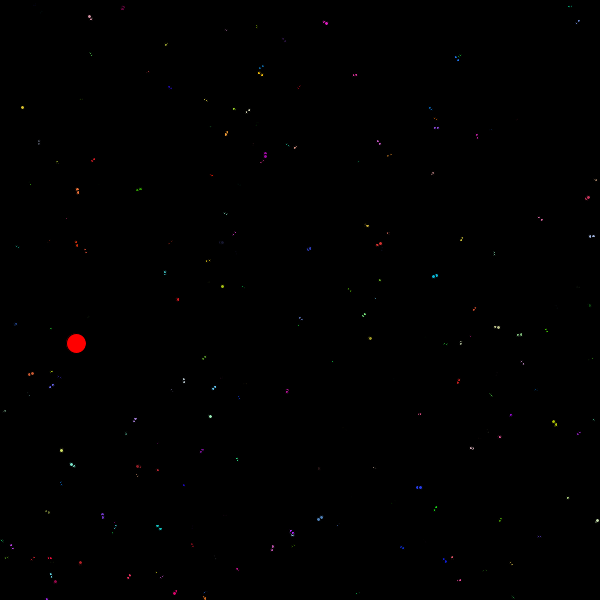
Frame 1 (no input)
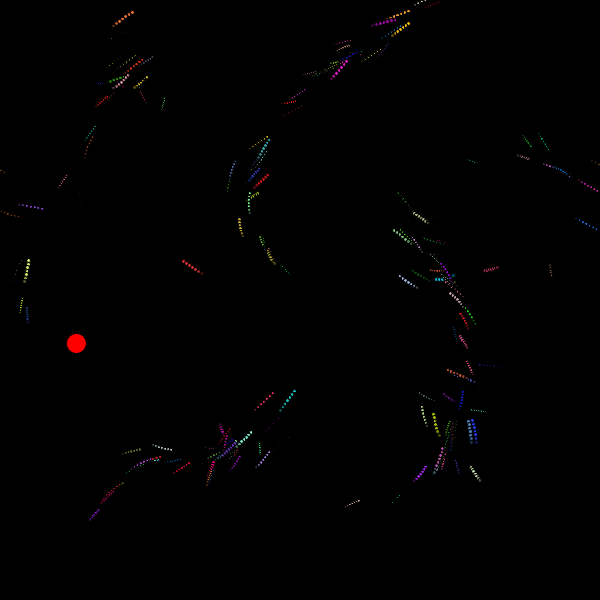
Frame 60 (the mouse pressed at the canvas centre just before this capture)
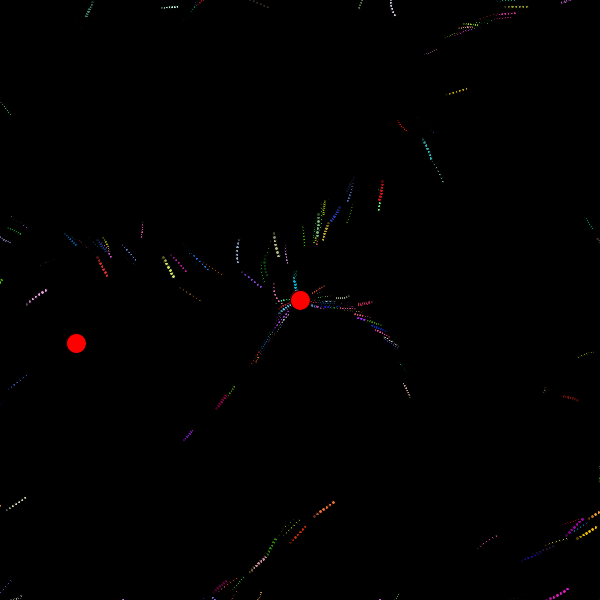
Frame 120 (the mouse held since frame 60 and released just before this capture)

The Processing sketch that drew these frames (run headless with seeded random() and noise(); from frame 60 on, the mouse is pressed at the canvas centre):

// Processing sketch: GravityFlock
// ── GravityFlock.pde
/* OpenProcessing Tweak of *@*http://www.openprocessing.org/sketch/1004*@* */
/* !do not delete the line above, required for linking your tweak if you upload again */
/**
 * GravityFlock
 *
 *
 * by Colin Mitchell <a href="http://muffinlabs.com/">muffinlabs.com</a>
 *
 * <p>Boid Flocking code with the addition of a 'black hole' which sucks boids in
 * if they get too close.  For every Boid that dies, a new one is generated.</p>
 *
 * <p>Add additional black holes by clicking on the applet.  You need to reload
 * to start anew.</p>
 *
 * <p>based on code from Daniel Shiffman <http://www.shiffman.net></p>
 */

int BOID_COUNT = 200;

ParticleGroup flock;
ParticleGroup black_holes;
ParticleSystem physics;

void setup() {
  size(600, 600);
  background(0);
  colorMode(RGB,255,255,255,100);

  physics = new ParticleSystem();
  flock = new ParticleGroup(physics);
  black_holes = new ParticleGroup(physics);

  physics.add(flock);
  physics.add(black_holes);

  // Add an initial set of boids into the system
  for (int i = 0; i < BOID_COUNT; i++) {
    PVector v = new PVector( random(0, width), random(0, height));
    addBoid(v);
  }

  for (int i = 0; i < 1; i++) {
    PVector v = new PVector( random(0, width), random(0, height), 0);
    addBlackHole(v);
  }

  smooth();
  frameRate(30);
} // setup

void draw() {
  // comment this out to keep old points on the screen
  background(0);

  // keep track of how many particles we need to add
  int count = 0;
  for (Iterator<Particle> iter = flock.getParticles().iterator(); iter.hasNext();) {
    Particle p = iter.next();
    if ( p.dead() ) {
      iter.remove();
      count++;
    }
  }

  for (int i = 0; i < count; i++) {
    PVector v;

    int wall = int(random(0,4));
    float px, py;
    switch (wall) {
    case 0:
      px = 0;
      py = random(0, height);
      break;
    case 1:
      px = width;
      py = random(0, height);
      break;
    case 2:
      px = random(0, width);
      py = height;
      break;
    default: 
      px = random(0, width);
      py = 0;
    }

    v = new PVector( px, py);
    addBoid(v);
  }

  physics.run();
} // draw

// Add a new black hole into the System
void mousePressed() {
  addBlackHole(new PVector(mouseX, mouseY, 0));
}

void addBoid(PVector v) {
  Boid b = new Boid(this, v, random(Boid.MIN_VELOCITY, Boid.MAX_VELOCITY), random(Boid.MIN_FORCE, Boid.MAX_FORCE));
  flock.add(b);
}

void addBlackHole(PVector v) {
  BlackHole bh = new BlackHole(physics, this, v, random(0.5f, 1.5f));
  black_holes.add(bh);
}
// ── BlackHole.pde
class BlackHole extends Particle {

  GravityFlock parent;
  public static final float G = 100.0f;
  public static final float TRAPPED_DISTANCE = 5.0f;
  public static final float MAX_GRAV_DISTANCE = 200.0f;
  public static final int MAX_AGE = 10000;

  private int birth = 0;
  private float _strength = 0.6f; 

  public BlackHole(ParticleSystem ps, GravityFlock p, PVector l) {
    this(ps, p, l, 1.0f);
  }

  public BlackHole(ParticleSystem ps, GravityFlock p, PVector l, float strength_mod) {
    super(ps, new PVector(), new PVector(), l);
    _strength = strength_mod;
    parent = p;
    birth = parent.millis();
  }

  void applyForceTo(Particle p) {
    if ( this != p ) {
      // calculate direction of force
      PVector dir = PVector.sub(p.loc, loc);

      // distance between objects
      float d = dir.mag();

      if ( d <= MAX_GRAV_DISTANCE ) {
        d = PApplet.constrain(dir.mag(), 0.1f, 100.0f);

        // normalize vector (distance doesn't matter here, we just want this vector for direction)
        dir.normalize();

        // calculate gravitational force magnitude
        float force = strength() * (G * getMass() * p.getMass()) / (d * d);

        // get force vector --> magnitude * direction
        dir.mult(force);

        p.acc.sub(dir);			  
      }
    }
  }

  public int age() {
    return parent.millis() - birth;
  }

  public float strength() {
    return _strength;
  }

  float getMass() {
    return 2.0f;
  }

  void run() {
    Iterator it = parent.black_holes.getParticles().iterator();  
    while (it.hasNext()) {
      Particle hole = (Particle)it.next();  

      Iterator boids = parent.flock.getParticles().iterator();  
      while (boids.hasNext()) {
        Particle boid = (Particle)boids.next();
        ((BlackHole)hole).applyForceTo(boid);
      }

    }
    render();
  }

  void render() {
    parent.fill(255 * strength(), 0, 0);
    //    parent.stroke(255 * strength() );
    parent.ellipse(loc.x,loc.y, 20, 20);
  }
}


// ── Boid.pde
import java.util.*;

class Boid extends Particle {

  private GravityFlock parent;

  /**
   * 	 * radius
   	 */
  private float r;

  /**
   * 	 * Maximum steering force
   	 */
  private float maxforce; 

  private float colorR;
  private float colorG;
  private float colorB;

  public static final float MIN_VELOCITY = 2.0f;
  public static final float MAX_VELOCITY = 4.0f;

  public static final float MIN_FORCE = 0.15f;
  public static final float MAX_FORCE = 0.25f;

  public static final float DESIRED_SEPARATION = 50.0f;
  public static final float MAX_NEIGHBOR_DISTANCE = 75.0f;

  public static final float DEAD_DISTANCE = 4.0f;
  public static final int MAX_TRAIL_LENGTH = 7;

  LinkedList trail;

  public Boid(GravityFlock p, PVector l) {
    this(p, l, MAX_VELOCITY, MAX_FORCE);
  }

  public Boid(GravityFlock p, PVector l, float ms, float mf) {
    super(p.physics, new PVector(), new PVector(p.random(-1 * ms, ms), p.random(-1 * ms, ms)), l);
    parent = p;

    //r = 2.0f;
    r = p.random(1, 4);
    colorR = p.random(1, 255);
    colorG = p.random(1, 255);
    colorB = p.random(1, 255);

    setMaxSpeed(ms);
    maxforce = mf;

    trail = new LinkedList();
  }

  void run() {
    if ( MAX_TRAIL_LENGTH > 0 ) {
      trail.add(new PVector(loc.x, loc.y, loc.y));
      if ( trail.size() >= MAX_TRAIL_LENGTH ) {
        trail.remove();
      }
    }

    flock(parent.flock.getParticles());
    update();
    borders();
    render();
  }

  // We accumulate a new acceleration each time based on three rules
  void flock(ArrayList boids) {
    PVector sep = separate(boids);   // Separation
    PVector ali = align(boids);      // Alignment
    PVector coh = cohesion(boids);   // Cohesion

    // Arbitrarily weight these forces
    //    sep.mult(2.0f);
    //    	ali.mult(1.0f);
    //    coh.mult(1.0f);

    // Add the force vectors to acceleration
    acc.add(sep);
    acc.add(ali);
    acc.add(coh);
  }


  /**
   * A method that calculates a steering vector towards a target
   * @param target
   * @param slowdown if true, slows down as it approaches the target
   */
  PVector steer(PVector target) {
    PVector steer;  // The steering vector
    PVector desired = PVector.sub(target,loc);  // A vector pointing from the location to the target
    float d = desired.mag(); // Distance from the target is the magnitude of the vector

    // If the distance is greater than 0, calculate steering (otherwise return zero vector)
    if (d > 0) {
      // Normalize desired
      desired.normalize();
      desired.mult( getMaxSpeed() );

      // Steering = Desired minus Velocity
      steer = PVector.sub(desired, vel);
      steer.limit(maxforce);  // Limit to maximum steering force
    } 
    else {
      steer = new PVector(0,0);
    }
    return steer;
  }

  /**
   * draw the boid - Draw a triangle rotated in the direction of velocity
   */
  void render() {
    parent.fill(colorR, colorG, colorB);
    //    parent.stroke(colorR, colorG, colorB);
    parent.ellipse(loc.x,loc.y, r, r);

    if ( MAX_TRAIL_LENGTH > 0 ) {
      float x = 255;
      for (ListIterator iter = trail.listIterator(trail.size()); iter.hasPrevious();) {
        PVector v = (PVector)iter.previous();
        x -= (255/MAX_TRAIL_LENGTH);
        parent.fill(colorR, colorG, colorB, x);
        parent.ellipse(v.x,v.y, r, r);
      }
    }
  }

  /**
   * shift object around if it has hit a border
   */
  void borders() {
    if (loc.x < -r) loc.x = parent.width + r;
    if (loc.y < -r) loc.y = parent.height + r;
    if (loc.x > parent.width + r) loc.x = -r;
    if (loc.y > parent.height + r) loc.y = -r;
  }


  /**
   * Method checks for nearby boids and steers away
   * @param boids
   * @return
   */
  PVector separate (ArrayList boids) {
    PVector sum = new PVector(0,0,0);
    int count = 0;

    Iterator it = boids.iterator();  
    while (it.hasNext()) {
      Particle other = (Particle)it.next();  

      float d = PVector.dist(loc, other.loc);

      // If the distance is greater than 0 and less than an arbitrary amount (0 when you are yourself)
      if ( d > 0  && d < DESIRED_SEPARATION ) {
        // Calculate vector pointing away from neighbor
        PVector diff = PVector.sub(loc, other.loc);
        diff.normalize();
        diff.div(d);        // Weight by distance
        sum.add(diff);
        count++;            // Keep track of how many
      }
    }
    // Average -- divide by how many
    if (count > 0) {
      sum.div(count);
    }
    return sum;
  }

  /**
   * For every nearby boid in the system, calculate the average velocity
   * @param boids
   * @return
   */
  PVector align (ArrayList boids) {

    PVector sum = new PVector(0,0,0);
    int count = 0;

    Iterator it = boids.iterator();  
    while (it.hasNext()) {
      Particle other = (Particle)it.next();  

      float d = PVector.dist(loc,other.loc);
      if (d < MAX_NEIGHBOR_DISTANCE) {
        sum.add(other.vel);
        count++;
      }
    }
    if (count > 0) {
      sum.div(count);
      sum.limit(maxforce);
    }
    return sum;
  }

  /**
   * For the average location (i.e. center) of all nearby boids, calculate steering vector towards that location
   * @param boids
   * @return
   */
  PVector cohesion (ArrayList boids) {
    PVector sum = new PVector(0,0,0);   // Start with empty vector to accumulate all locations
    int count = 0;

    Iterator it = boids.iterator();  
    while (it.hasNext()) {
      Particle other = (Particle)it.next();  

      float d = PVector.dist(loc,other.loc);
      if ( d < MAX_NEIGHBOR_DISTANCE ) {
        sum.add(other.loc); // Add location
        count++;
      }
    }
    if (count > 0) {
      sum.div(count);
      return steer(sum);  // Steer towards the location
    }
    return sum;
  }

  public boolean dead() {
    Iterator it = parent.black_holes.getParticles().iterator();  
    while (it.hasNext()) {
      Particle p = (Particle)it.next();  
      float d = PVector.dist(loc, p.loc);

      if ( d <= DEAD_DISTANCE ) {
        return true;
      }
    }
    return false;
  }
}


// ── Particle.pde
class Particle {
  PVector loc;
  PVector vel;
  PVector acc;
  ParticleSystem parent;

  private float maxspeed = 0f;
  public boolean resetAcceleration = true;
  private boolean _dead = false;

  Particle(ParticleSystem p, PVector a, PVector v, PVector l) {
    parent = p;
    acc = a.get();
    vel = v.get();
    loc = l.get();
  }

  float getMass() {
    return 1.0f;
  }

  void setMaxSpeed(float s) {
    maxspeed = s;	  
  }

  float getMaxSpeed() {
    return maxspeed;	  
  }

  void run() {
    update();
    render();
  }

  // Method to update location
  void update() {
    vel.add(acc);

    // Limit speed
    if ( maxspeed > 0 ) {
      vel.limit(maxspeed);
    }

    loc.add(vel);

    // Reset acceleration to 0 each cycle
    if ( resetAcceleration ) {
      acc.set(0,0,0);
    }
  }

  // Method to display
  void render() {

  }


  public boolean dead() {
    return _dead;
  }
}


// ── ParticleGroup.pde

class ParticleGroup {

  private ArrayList particles;

  public ParticleGroup(ParticleSystem p) {
    particles = new ArrayList();
  }

  public void add(Particle p) {
    particles.add(p);
  }

  public void remove(Particle p) {
    particles.remove(p);
  }

  public ArrayList getParticles() {
    return particles;
  }

  public void run() {
    Iterator it = particles.iterator();  
    while (it.hasNext()) {
      Particle p = (Particle)it.next();  
      p.run();
    }
  }
}


// ── ParticleSystem.pde
class ParticleSystem {

  ArrayList groups;

  public ParticleSystem() {
    groups = new ArrayList();
  }

  void add(ParticleGroup g) {
    groups.add(g);
  }

  void run() {
    Iterator it = groups.iterator();  
    while (it.hasNext()) {
      ParticleGroup g = (ParticleGroup)it.next();  
      g.run();
    }
  }
}
